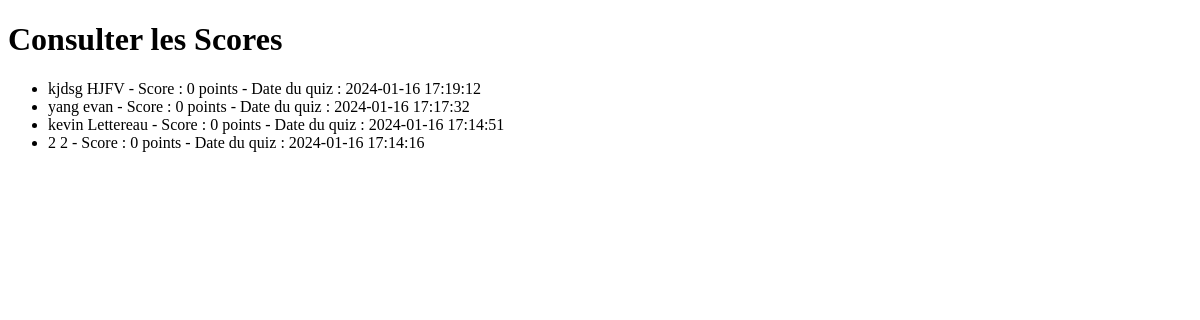
The page /consulter_scores.php on the database as committed earlier.
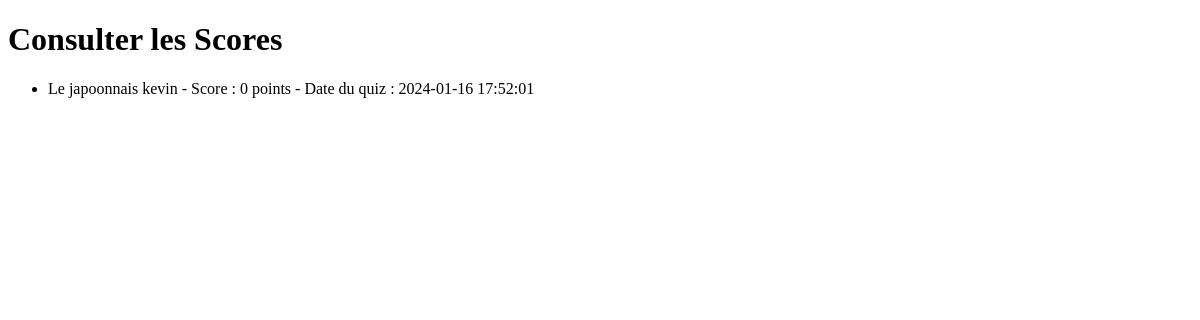
The same page on the database as committed later.
### tables this page shows
CREATE TABLE scores (
        id INTEGER PRIMARY KEY,
        participant_id INTEGER,
        score INTEGER,
        time INTEGER,
        FOREIGN KEY (participant_id) REFERENCES participants(idP));

CREATE TABLE participants (
        idP INTEGER PRIMARY KEY,
        nom TEXT,
        prenom TEXT,
        time INTEGER);

### consulter_scores.php (the view, shortened to what this page needs)
<!DOCTYPE html>
<html lang="fr">
<head>
</head>
<body>
    <h1>Consulter les Scores</h1>
    <?php
    try {
        $file_db = new PDO('sqlite:contacts.sqlite3');
        $file_db->setAttribute(PDO::ATTR_ERRMODE, PDO::ERRMODE_WARNING);
        $scores = $file_db->query("SELECT * FROM scores ORDER BY id DESC")->fetchAll(PDO::FETCH_ASSOC);
        if ($scores) {
            echo '<ul>';
            foreach ($scores as $score) {
                $person = $file_db->query("SELECT * FROM participants NATURAL JOIN scores WHERE id = ". $score['participant_id'])->fetch(PDO::FETCH_ASSOC);
                echo '<li>'. $person['nom'] .' ' . $person['prenom'] .' - Score : ' . $score['score'] . ' points - Date du quiz : ' . date('Y-m-d H:i:s', $score['time']) . '</li>';
            }
            echo '</ul>';
        } else {
            echo '<p>Aucun score disponible.</p>';
        }
    } catch (PDOException $ex) {
        echo $ex->getMessage();
    }
    ?>
</body>
</html>

Rows that differ between the two databases and show on the page:
removed scores: participant.nom "kjdsg", participant.prenom "HJFV", score "0", time "2024-01-16 17:19:12"
removed scores: participant.nom "yang", participant.prenom "evan", score "0", time "2024-01-16 17:17:32"
removed scores: participant.nom "kevin", participant.prenom "Lettereau", score "0", time "2024-01-16 17:14:51"
changed scores: participant.nom "2" → "Le japoonnais"; participant.prenom "2" → "kevin"; time "2024-01-16 17:14:16" → "2024-01-16 17:52:01"
